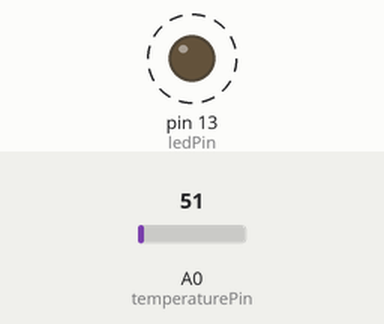
This sketch was run on a simulated Arduino Uno, built with avr-gcc and run on an emulated ATmega328P. On the bench: output pins drawn as LEDs (lit = HIGH). Dashed ring = blinking. Inputs (shaded band) come from the test bench; at power-on: A0 (temperaturePin) = 51.

Above: at 0.12 s.
Timing chart, 0 to 3.0 s (numbered marks = the images above):
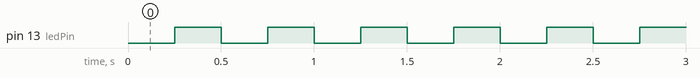

The sketch:

temperatureSensor.ino
```cpp
#include <Arduino.h>
#include <elapsedMillis.h>

const int temperaturePin = A0;  // LM35 sensor connected to Analog pin A0
const int ledPin = 13;  // Onboard LED pin

int temperature;
int blinkInterval = 250;

elapsedMillis ledTimer;

void setup() {
  pinMode(ledPin, OUTPUT);
  Serial.begin(9600);
}

void toggleLED() {
  digitalWrite(ledPin, !digitalRead(ledPin));  // Toggle LED state
}

void loop() {
  temperature = analogRead(temperaturePin);
  temperature = (temperature * 500) / 1023;  // Convert analog reading to temperature in Celsius

  if (temperature < 30) {
    if (ledTimer >= blinkInterval) {
      toggleLED();
      ledTimer = 0;
    }
  } else {
    blinkInterval = 500;  // Set blink interval for temperature above 30 degrees
    if (ledTimer >= blinkInterval) {
      toggleLED();
      ledTimer = 0;
    }
  }
}
```

Measured:
- by itself, pin 13 (ledPin): alternates HIGH for 0.25 s and LOW for 0.25 s
